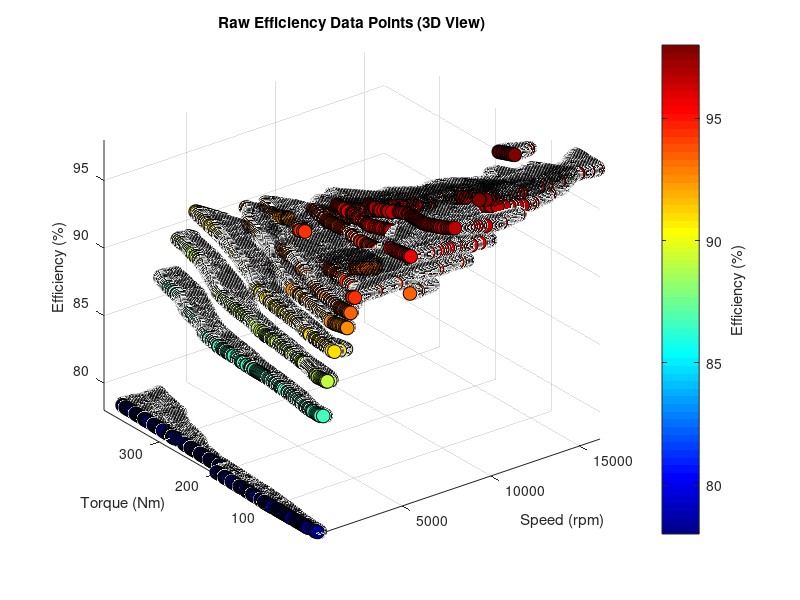

The MATLAB script that drew this image: (Note: this script raises an error after producing the figure.)
clear; clc;
load('effmap/efficiency_map_all.mat');  % Load raw experimental efficiency data

% --- Data Extraction ---
X_raw = eff_data.rpm;      % Motor speed data points
Y_raw = eff_data.torque;   % Motor torque data points
Z_raw = eff_data.eta;      % Motor efficiency data points (%)

% === Step 1: Data Augmentation & Virtual Point Injection ===
% Purpose: Add boundary points to guide interpolation at low speeds/torques
X_zero_point = 1;
Y_zero_point = 1;
Z_zero_point = 70;         % Define a virtual low efficiency at near-zero state

X_lowTorque = 1:1:16000;   % Define a speed range at zero torque
Y_lowTorque = zeros([1, length(X_lowTorque)]);
% Linearly interpolate efficiency for the low-torque boundary (80% to 98%)
Z_lowTorque = [linspace(80, 94, length(X_lowTorque)*0.125), linspace(94, 98, length(X_lowTorque)*0.875)];

% Consolidate raw and virtual data for robust surface fitting
X_raw_ext = [X_raw, X_zero_point, X_lowTorque];
Y_raw_ext = [Y_raw, Y_zero_point, Y_lowTorque];
Z_raw_ext = [Z_raw, Z_zero_point, Z_lowTorque];

% --- Visualization: Raw Data Scatter ---
figure('Name', 'Motor Efficiency - Raw Points', 'Color', 'w');
scatter3(X_raw, Y_raw, Z_raw, 100, Z_raw, 'filled', 'MarkerEdgeColor', 'k');
colormap(jet);
cbar1 = colorbar('Location', 'EastOutside');
ylabel(cbar1, 'Efficiency (%)');
title('Raw Efficiency Data Points (3D View)');
xlabel('Speed (rpm)'); ylabel('Torque (Nm)'); zlabel('Efficiency (%)');
grid on; view(3); axis tight;

% === Step 2: Grid Generation, Interpolation & Smoothing ===

% 2.1 Define Grid Resolution
X_max = max(X_raw) * 1.1;  % Set upper speed bound with 10% margin
Y_max = max(Y_raw) * 1.1;  % Set upper torque bound with 10% margin
Map_resolution = 800;      % Define grid density
X_map = linspace(0, X_max, Map_resolution);
Y_map = linspace(0, Y_max, Map_resolution);
[X_mesh, Y_mesh] = meshgrid(X_map, Y_map);

% 2.2 Cubic Interpolation
% Generates a continuous surface from scattered raw data points
Z_map = griddata(X_raw_ext, Y_raw_ext, Z_raw_ext, X_mesh, Y_mesh, 'cubic');

% 2.3 Boundary Detection (Alpha Shape)
% Purpose: Identify the feasible operating region of the motor to mask invalid extrapolation
alpha_value = 800; 
shp = alphaShape(X_raw_ext', Y_raw_ext', alpha_value);
IN = inShape(shp, X_mesh, Y_mesh); % Logic mask: 1 if within motor operating envelope

% 2.4 Gaussian Smoothing
% Purpose: Remove numerical noise and sharp gradients in the efficiency map
sigma = 3; 
Z_temp = Z_map;
Z_temp(isnan(Z_temp)) = 0;           % Temporal fill for the filter
Z_map_smooth = imgaussfilt(Z_temp, sigma);

% 2.5 Apply Mask & Clipping
% Restore NaN to areas outside the motor's physical operating envelope
Z_final_map = NaN(size(Z_map_smooth)); 
Z_final_map(IN) = Z_map_smooth(IN); 

% Efficiency Constraint (Clipping physical limits)
eta_min_limit = 70;
eta_max_limit = 98;
Z_final_map(Z_final_map < eta_min_limit) = eta_min_limit; % Lower bound efficiency
Z_final_map(Z_final_map > eta_max_limit) = eta_max_limit; % Upper bound efficiency (anti-overshoot)

% 2.7 Re-insertion of Original Data
% Ensure the map matches exact raw experimental values at specific coordinates
for i = 1:length(X_raw_ext)
    [~, ix] = min(abs(X_map - X_raw_ext(i)));
    [~, iy] = min(abs(Y_map - Y_raw_ext(i)));
    clamped_raw_eta = max(eta_min_limit, min(eta_max_limit, Z_raw_ext(i)));
    Z_final_map(iy, ix) = clamped_raw_eta; 
end

% --- Save Processed Map ---
MotorEfficiencyMap.efficiency_data = Z_final_map; 
MotorEfficiencyMap.rpm_axis = X_map;
MotorEfficiencyMap.torque_axis = Y_map;
save('MotorEfficiencyMap.mat', 'MotorEfficiencyMap');

% === Step 3: Final Visualization (Contour Map) ===
figure('Name', 'Motor Efficiency Map (Alpha Shape Bounded)', 'Color', 'w');
% Plot filled efficiency contours
[C, h] = contourf(X_mesh, Y_mesh, Z_final_map);
colormap(jet);
cbar3 = colorbar('Location', 'EastOutside');
ylabel(cbar3, 'Efficiency (%)');
hold on;

% Plot Alpha Shape Envelope (Boundary of motor operation)
[bf, p] = boundaryFacets(shp);
plot(p(bf, 1), p(bf, 2), 'k--', 'LineWidth', 1.5); 

% Plot standard efficiency isolines for readability
levels = [80, 85, 88, 90, 92, 93, 94, 95, 96, 97];
[C2, h2] = contour(X_mesh, Y_mesh, Z_final_map, levels, 'k-', 'LineWidth', 1);
clabel(C2, h2, 'FontSize', 9, 'Color', 'k', 'Rotation', 0, 'LabelSpacing', 200);

xlabel('Speed (rpm)'); ylabel('Torque (Nm)');
title('Final Processed Motor Efficiency Map');
grid on;